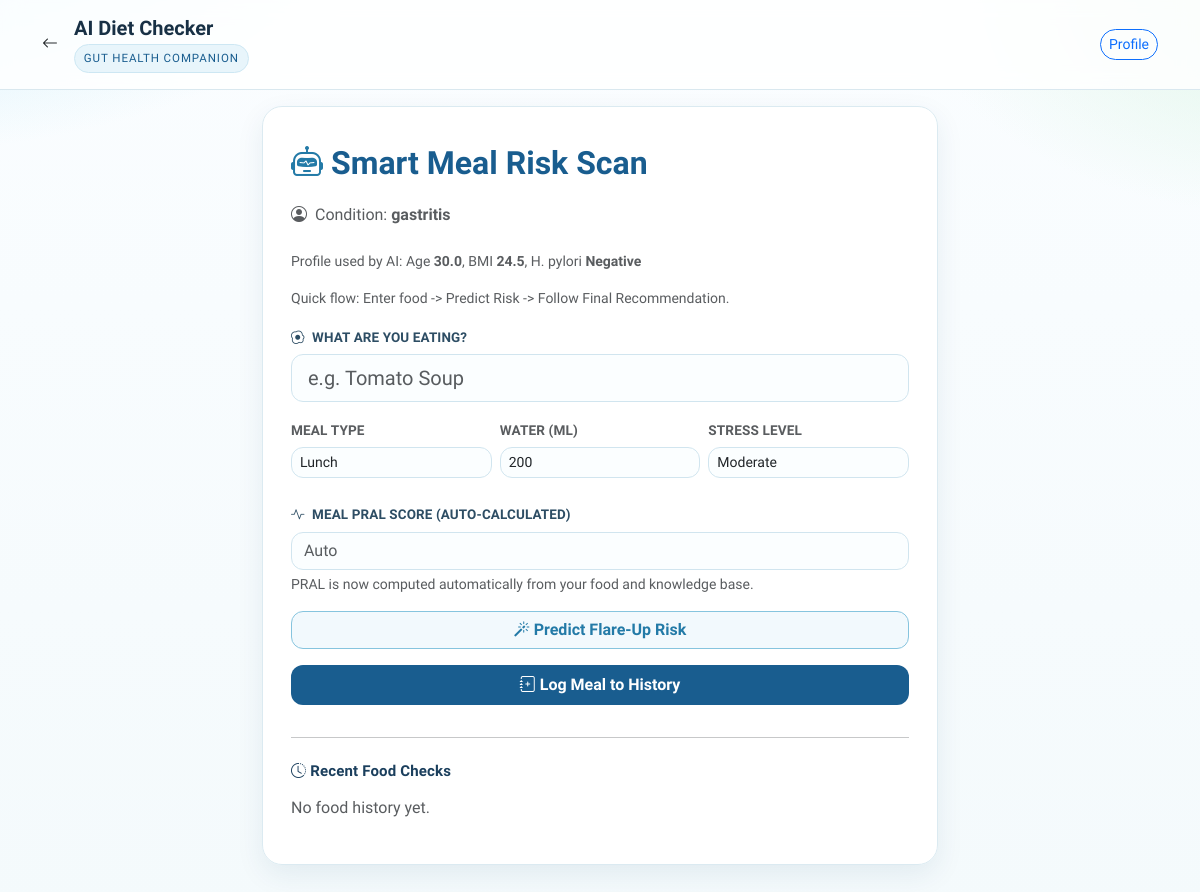
The app's page /diet_checker (signed in), older data.
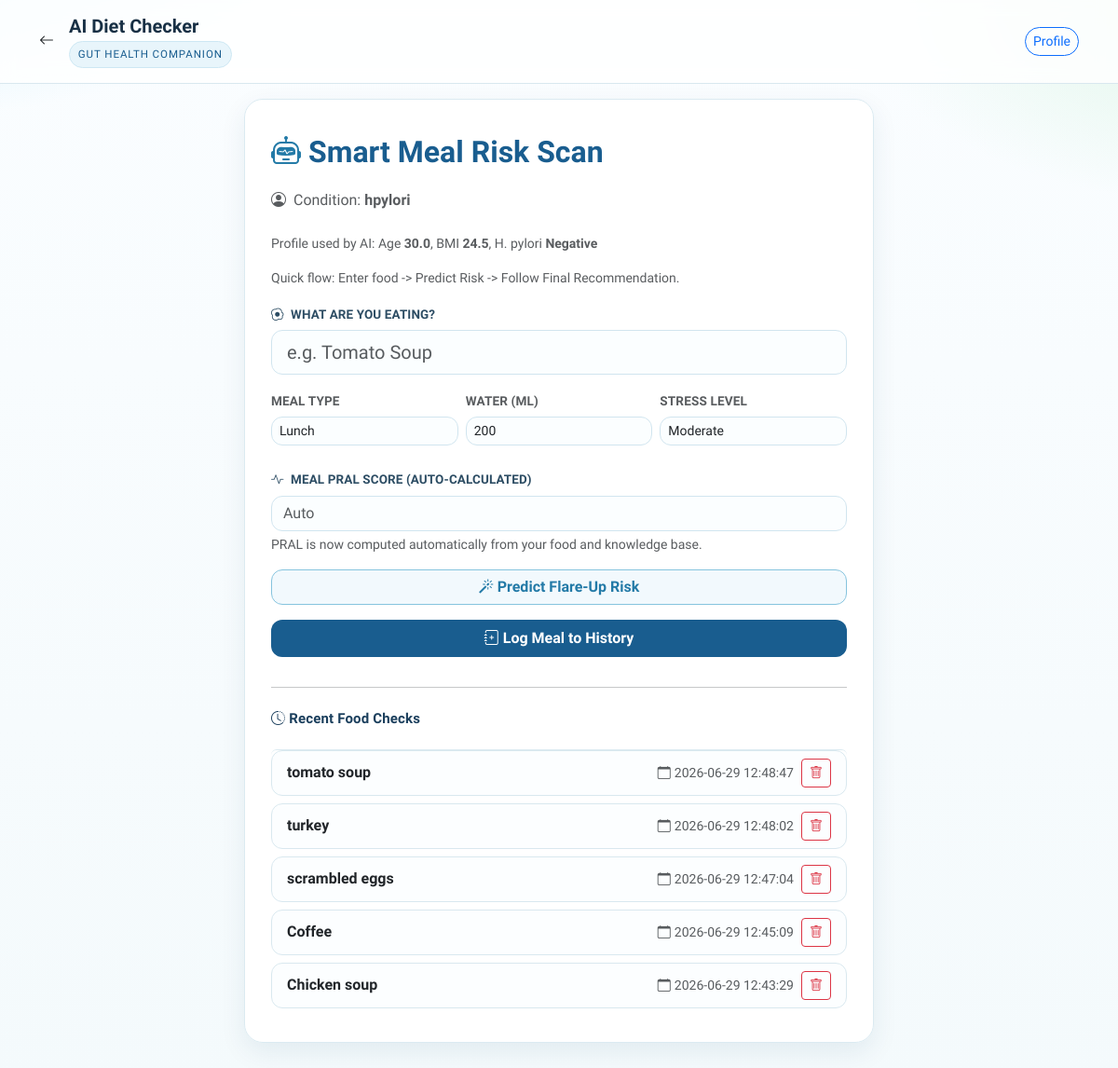
The same page, newer data.
### tables this page shows
CREATE TABLE users (
            id INTEGER PRIMARY KEY AUTOINCREMENT,
            name TEXT NOT NULL,
            email TEXT UNIQUE NOT NULL,
            password TEXT NOT NULL,
            condition TEXT NOT NULL
        , is_admin INTEGER DEFAULT 0, is_active INTEGER DEFAULT 1, age REAL DEFAULT 30, bmi REAL DEFAULT 24.5, h_pylori_result TEXT DEFAULT 'Negative');

CREATE TABLE food_logs (
            id INTEGER PRIMARY KEY AUTOINCREMENT,
            user_id INTEGER,
            food_name TEXT,
            timestamp DATETIME DEFAULT CURRENT_TIMESTAMP,
            FOREIGN KEY(user_id) REFERENCES users(id)
        );

### app.py (the view)
@app.route("/diet_checker")
def diet_checker():
    if not is_logged_in():
        return redirect(url_for("login"))
    food = request.args.get("food")
    status = request.args.get("status")
    if not food:
        session.pop("last_prediction", None)
        session.pop("last_prediction_context", None)
    with get_db() as conn:
        recent_logs = conn.execute("SELECT id, food_name, timestamp FROM food_logs WHERE user_id = ? ORDER BY timestamp DESC LIMIT 5", (session["user_id"],)).fetchall()
        profile_row = conn.execute(
            "SELECT age, bmi, h_pylori_result FROM users WHERE id = ?",
            (session["user_id"],)
        ).fetchone()
    user_profile = {
        "age": to_float(profile_row["age"], 30) if profile_row else 30,
        "bmi": to_float(profile_row["bmi"], 24.5) if profile_row else 24.5,
        "h_pylori_result": (profile_row["h_pylori_result"] if profile_row else "Negative") or "Negative"
    }
    return render_template("diet_checker.html",
                           food=food,
                           status=status,
                           recent_logs=recent_logs,
                           prediction_result=session.get("last_prediction"),
                           condition=session["condition"],
                           user_profile=user_profile)

### app.py (called while the page is built)
def to_float(value, default):
    try:
        return float(value)
    except (TypeError, ValueError):
        return float(default)

@contextmanager
def get_db():
    conn = sqlite3.connect(DB_PATH)
    conn.row_factory = sqlite3.Row
    try:
        yield conn
        conn.commit()
    except Exception as e:
        conn.rollback()
        logging.error(f"Database Error: {e}")
        raise
    finally:
        conn.close()

def is_logged_in():
    return "user_id" in session

### templates/diet_checker.html (shortened to what this page needs)
<!DOCTYPE html>
<html lang="en">
<head>
    <link href="https://cdn.jsdelivr.net/npm/bootstrap@5.3.0/dist/css/bootstrap.min.css" rel="stylesheet">
    <link rel="stylesheet" href="https://cdn.jsdelivr.net/npm/bootstrap-icons@1.10.5/font/bootstrap-icons.css">
</head>
<body>
<div class="header-nav mb-3">
    <div class="container d-flex align-items-center">
        <a href="/" class="text-dark me-3"><i class="bi bi-arrow-left"></i></a>
        <div>
            <h1 class="h5 mb-0 fw-bold">AI Diet Checker</h1>
            <div class="brand-pill mt-1">Gut Health Companion</div>
        </div>
        <div class="ms-auto">
            <a href="{{ url_for('profile') }}" class="btn btn-outline-primary btn-sm rounded-pill">Profile</a>
        </div>
    </div>
</div>
<div class="container container-box">
    <div class="card fade-in-up">
        <div class="d-flex align-items-center mb-3">
            <i class="bi bi-robot me-2" style="font-size: 2rem; color: var(--gh-ai);"></i>
            <h2 class="mb-0 fw-bold" style="color: var(--gh-blue);">Smart Meal Risk Scan</h2>
        </div>
        <p class="text-muted mb-4">
            <i class="bi bi-person-circle me-1"></i> Condition: <strong id="userCondition">{{ condition }}</strong>
        </p>
        <p class="text-muted small mb-3">
            Profile used by AI: Age <strong>{{ user_profile.age }}</strong>, BMI <strong>{{ user_profile.bmi }}</strong>, H. pylori <strong>{{ user_profile.h_pylori_result }}</strong>
        </p>
        <div class="small text-muted mb-3">Quick flow: Enter food -> Predict Risk -> Follow Final Recommendation.</div>
        <form action="/check" method="POST" id="dietForm" class="mb-2">
            <div class="mb-3">
                <label class="form-label" for="foodInput">
                    <i class="bi bi-egg-fried me-1"></i> What are you eating?
                </label>
                <input type="text" name="food" id="foodInput" class="form-control form-control-lg" placeholder="e.g. Tomato Soup" required autocomplete="off">
            </div>
            <div class="row g-2 mb-4">
                <div class="col-4">
                    <label class="form-label text-muted" style="font-size: 0.85rem;">Meal Type</label>
                    <select class="form-select form-select-sm" id="mealType">
                        <option value="Lunch" selected>Lunch</option>
                    </select>
                </div>
                <div class="col-4">
                    <label class="form-label text-muted" style="font-size: 0.85rem;">Water (ml)</label>
                    <input type="number" class="form-control form-control-sm" id="waterIntake" value="200">
                </div>
                <div class="col-4">
                    <label class="form-label text-muted" style="font-size: 0.85rem;">Stress Level</label>
                    <select class="form-select form-select-sm" id="stressLevel">
                        <option value="Moderate" selected>Moderate</option>
                    </select>
                </div>
            </div>
            <div class="mb-3">
                <label class="form-label" for="pralScoreInput">
                    <i class="bi bi-activity me-1"></i> Meal PRAL Score (auto-calculated)
                </label>
                <input type="number" step="0.1" class="form-control" id="pralScoreInput" placeholder="Auto" readonly>
                <div class="small text-muted mt-1" id="pralHint">PRAL is now computed automatically from your food and knowledge base.</div>
            </div>
            <button type="button" id="aiPredictBtn" class="btn btn-ai w-100 mb-3">
                <i class="bi bi-magic"></i> Predict Flare-Up Risk
            </button>
            <button type="submit" class="btn btn-primary-gh w-100 py-2">
                <i class="bi bi-journal-plus"></i> Log Meal to History
            </button>
        </form>
        <hr class="my-4">
        <h5 class="section-title mb-3"><i class="bi bi-clock-history me-1"></i>Recent Food Checks</h5>
        {% if recent_logs %}
            <ul class="list-group recent-list mt-2">
                {% for log in recent_logs %}
                <li class="list-group-item d-flex justify-content-between align-items-center">
                    <span class="fw-semibold">{{ log.food_name }}</span>
                    <div class="d-flex align-items-center gap-2">
                        <small class="text-muted"><i class="bi bi-calendar me-1"></i>{{ log.timestamp }}</small>
                        <form action="/delete_food_log/{{ log.id }}" method="POST" style="margin:0;" onsubmit="return confirm('Delete this food log?');">
                            <button type="submit" class="btn btn-outline-danger btn-sm px-2"><i class="bi bi-trash"></i></button>
                        </form>
                    </div>
                </li>
                {% endfor %}
            </ul>
        {% else %}
            <p class="text-muted">No food history yet.</p>
        {% endif %}
    </div>
</div>
</body>
</html>

### templates/diet_checker.html (style rules this page uses)
:root { --gh-blue: #195d8f; --gh-blue-2: #1d4f7d; --gh-green: #22b573; --gh-ink: #183045; --gh-soft: #e8f6fb; --gh-bg: #f4fafc; --gh-ai: #237aa7; }
body { background: radial-gradient(60rem 28rem at -12% -10%, #c8eef9 0%, transparent 55%), radial-gradient(45rem 26rem at 108% 0%, #dff6e8 0%, transparent 52%), linear-gradient(180deg, #fafdff 0%, var(--gh-bg) 100%); font-family: 'Plus Jakarta Sans', sans-serif; color: var(--gh-ink); min-height: 100vh; }
.header-nav { background: rgba(255, 255, 255, 0.82); border-bottom: 1px solid #d9e8ef; padding: 16px 0; backdrop-filter: blur(10px); position: sticky; top: 0; z-index: 20; }
.brand-pill { font-size: 0.72rem; letter-spacing: 0.08em; text-transform: uppercase; color: var(--gh-blue); background: #e8f5fb; border: 1px solid #cde7f3; padding: 0.3rem 0.55rem; border-radius: 999px; }
.container-box { max-width: 700px; margin: auto; margin-top: 12px; padding-bottom: 50px; }
.card { border-radius: 20px; border: 1px solid #dbeaf1; box-shadow: 0 10px 28px rgba(19, 70, 105, 0.08); background: rgba(255, 255, 255, 0.95); padding: 32px 28px 28px 28px; }
.section-title { font-size: 0.94rem; font-weight: 800; letter-spacing: 0.01em; margin-bottom: 1rem; color: #1b3f5d; }
.recent-list .list-group-item { border-radius: 12px; border: 1px solid #d9e8ef; margin-bottom: 8px; background: #fcfeff; }
.form-label { font-weight: 700; color: #2d4d64; font-size: 0.84rem; letter-spacing: 0.01em; text-transform: uppercase; margin-bottom: 0.4rem; }
.form-control, .form-select { border-radius: 12px; border: 1px solid #d1e5ef; background: #fbfeff; }
.btn-primary-gh { background-color: var(--gh-blue); border: none; color: #fff; border-radius: 12px; font-weight: 700; transition: transform 0.18s ease, background-color 0.2s ease, box-shadow 0.2s ease; }
.btn-ai { border: 1px solid #86c4de; color: var(--gh-ai); background: #f2f9fd; border-radius: 12px; font-weight: 700; transition: all 0.2s ease; }
.fade-in-up { animation: fadeInUp 0.45s ease both; }

Row changes from the older to the newer data that the page shows:
changed users "Negative": condition "gastritis" → "hpylori"
added food_logs: food_name "tomato soup", timestamp "2026-06-29 12:48:47"
added food_logs: food_name "turkey", timestamp "2026-06-29 12:48:02"
added food_logs: food_name "scrambled eggs", timestamp "2026-06-29 12:47:04"
added food_logs: food_name "Coffee", timestamp "2026-06-29 12:45:09"
added food_logs: food_name "Chicken soup", timestamp "2026-06-29 12:43:29"
Text that changed along with them:
text no longer shown: "No food history yet."
